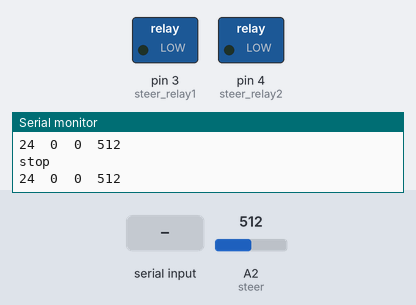
Bench run of a sketch on a simulated Arduino Uno, built with avr-gcc and run on an emulated ATmega328P. Parts: switched loads named in the sketch (green lamp = pin HIGH), the last lines printed to the serial monitor. The inputs (shaded band) are chosen by the test bench; at power-on: A2 (steer) = 512.

Above: at 1.2 s.
1.3 s: "w" received over Serial
At 1.8 s:
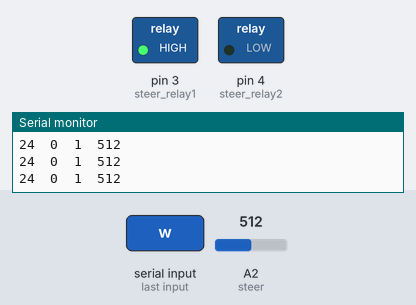
2.8 s: "x" received over Serial
At 4.0 s:
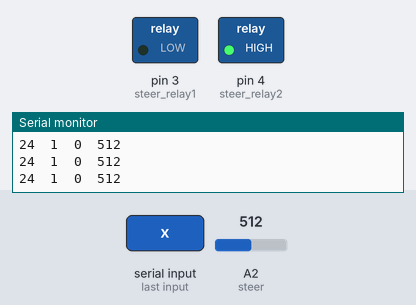
4.3 s: A2 (steer) set to 404
5.8 s: A2 (steer) set to 376
At 6.7 s:
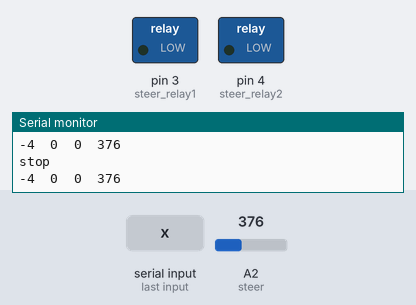
Timing chart, 0 to 8.8 s (numbered marks = the images above; inputs shaded):
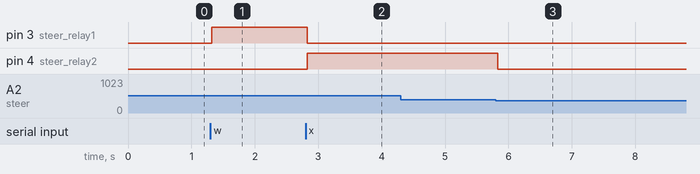

Measured:
- the behaviour switches between 395 and 394 on A2 (steer) (found by bisection; images 2 and 3)
- after the input at 1.3 s, pin 3 (steer_relay1): LOW → HIGH at once
- after the input at 2.8 s, pin 3 (steer_relay1): HIGH → LOW at once; pin 4 (steer_relay2): LOW → HIGH at once
- after the input at 5.8 s, pin 4 (steer_relay2): HIGH → LOW at once

The sketch:

red_truck_steering.ino
```cpp
#define steer_relay1 3
#define steer_relay2 4
#define steer A2
// 379 712
int min_pot = 385 ;
int max_pot = 690 ;
int degree = 0;

int min_max_bias = 10;
bool goesLeft = false;
bool goesRight = false;
void setup() {
  // put your setup code here, to run once:
  pinMode(steer_relay1, OUTPUT);
  pinMode(steer_relay2, OUTPUT);
  pinMode(steer, INPUT);
  digitalWrite(steer_relay1, HIGH);
  digitalWrite(steer_relay2, HIGH);
  Serial.begin(9800);
}

void loop() {
  // put your main code here, to run repeatedly:
  int steer_pot = analogRead(steer);

  Serial.print(degree);
  Serial.print("  ");
  Serial.print(goesRight);
  Serial.print("  ");
  Serial.print(goesLeft);
  Serial.print("  ");


  Serial.println(steer_pot);

  degree = map(steer_pot, min_pot+min_max_bias, max_pot-min_max_bias, 0 , 60);
  if (goesRight == true &&  steer_pot >= min_pot + min_max_bias) {
    digitalWrite(steer_relay1, LOW);
    digitalWrite(steer_relay2, HIGH);
  } else if (goesLeft == true && steer_pot <= max_pot - min_max_bias) {
    digitalWrite(steer_relay2, LOW);
    digitalWrite(steer_relay1, HIGH);
  } else {
    goesRight = false;
    goesLeft = false;
    Serial.println("stop");
    digitalWrite(steer_relay2, LOW);
    digitalWrite(steer_relay1, LOW);
  }

  if (Serial.available()) {
    char data = Serial.read();
    if (data == 'w') {
      goesLeft = true;
      goesRight = false;
    }
    else if (data == 'x') {
      goesRight = true;
      goesLeft = false;
    } else if (data == 's') {
      goesRight = false;
      goesLeft = false;
      digitalWrite(steer_relay2, LOW);
      digitalWrite(steer_relay1, LOW);
    }


    Serial.print(data); Serial.print("  ");

  }
  //  }

}
```
